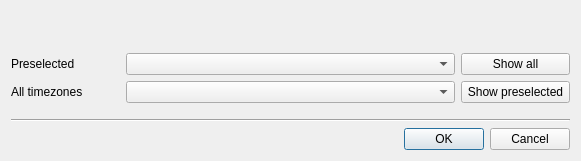
<?xml version="1.0" encoding="UTF-8"?>
<ui version="4.0">
 <class>DlgTimeZone</class>
 <widget class="QDialog" name="DlgTimeZone">
  <property name="windowModality">
   <enum>Qt::ApplicationModal</enum>
  </property>
  <property name="geometry">
   <rect>
    <x>0</x>
    <y>0</y>
    <width>581</width>
    <height>161</height>
   </rect>
  </property>
  <layout class="QGridLayout" name="gridLayout" columnstretch="1,3,1" columnminimumwidth="0,0,0">
   <item row="0" column="0" colspan="3">
    <widget class="QLabel" name="labelHeader">
     <property name="text">
      <string/>
     </property>
    </widget>
   </item>
   <item row="1" column="0">
    <widget class="QLabel" name="labelPreselected">
     <property name="text">
      <string>Preselected</string>
     </property>
    </widget>
   </item>
   <item row="1" column="1">
    <widget class="KComboBox" name="cmbPreselected"/>
   </item>
   <item row="1" column="2">
    <widget class="QPushButton" name="btnShowAll">
     <property name="text">
      <string>Show all</string>
     </property>
    </widget>
   </item>
   <item row="2" column="0">
    <widget class="QLabel" name="labelAll">
     <property name="text">
      <string>All timezones</string>
     </property>
    </widget>
   </item>
   <item row="2" column="1">
    <widget class="KComboBox" name="cmbAll"/>
   </item>
   <item row="2" column="2">
    <widget class="QPushButton" name="btnShowPreselected">
     <property name="text">
      <string>Show preselected</string>
     </property>
    </widget>
   </item>
   <item row="3" column="0" colspan="3">
    <spacer name="verticalSpacer">
     <property name="orientation">
      <enum>Qt::Vertical</enum>
     </property>
     <property name="sizeType">
      <enum>QSizePolicy::Fixed</enum>
     </property>
     <property name="sizeHint" stdset="0">
      <size>
       <width>452</width>
       <height>10</height>
      </size>
     </property>
    </spacer>
   </item>
   <item row="4" column="0" colspan="3">
    <widget class="Line" name="line">
     <property name="orientation">
      <enum>Qt::Horizontal</enum>
     </property>
    </widget>
   </item>
   <item row="5" column="0" colspan="3">
    <widget class="QDialogButtonBox" name="buttonBox">
     <property name="orientation">
      <enum>Qt::Horizontal</enum>
     </property>
     <property name="standardButtons">
      <set>QDialogButtonBox::Cancel|QDialogButtonBox::Ok</set>
     </property>
    </widget>
   </item>
  </layout>
 </widget>
 <customwidgets>
  <customwidget>
   <class>KComboBox</class>
   <extends>QComboBox</extends>
   <header>kcombobox.h</header>
  </customwidget>
 </customwidgets>
 <resources/>
 <connections>
  <connection>
   <sender>buttonBox</sender>
   <signal>accepted()</signal>
   <receiver>DlgTimeZone</receiver>
   <slot>accept()</slot>
   <hints>
    <hint type="sourcelabel">
     <x>248</x>
     <y>254</y>
    </hint>
    <hint type="destinationlabel">
     <x>157</x>
     <y>274</y>
    </hint>
   </hints>
  </connection>
  <connection>
   <sender>buttonBox</sender>
   <signal>rejected()</signal>
   <receiver>DlgTimeZone</receiver>
   <slot>reject()</slot>
   <hints>
    <hint type="sourcelabel">
     <x>316</x>
     <y>260</y>
    </hint>
    <hint type="destinationlabel">
     <x>286</x>
     <y>274</y>
    </hint>
   </hints>
  </connection>
 </connections>
</ui>
